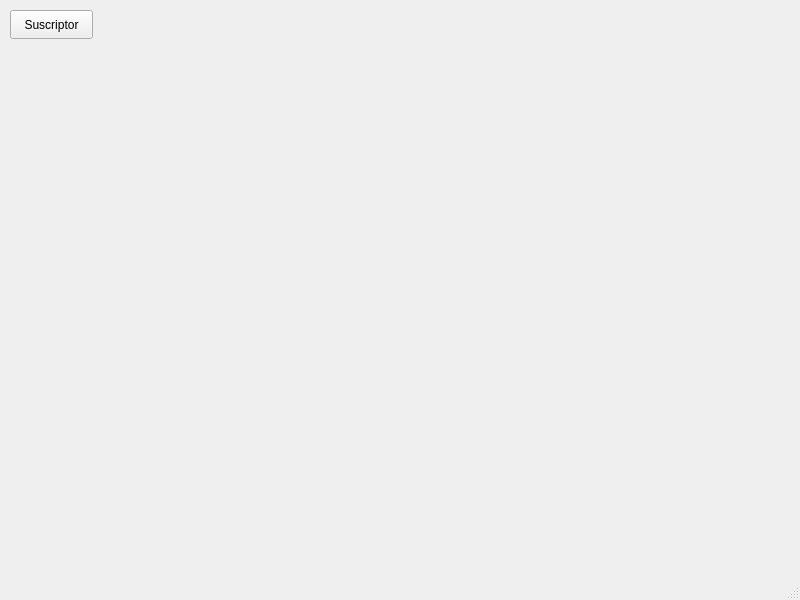
<?xml version="1.0" encoding="UTF-8"?>
<ui version="4.0">
 <class>MainWindow</class>
 <widget class="QMainWindow" name="MainWindow">
  <property name="geometry">
   <rect>
    <x>0</x>
    <y>0</y>
    <width>800</width>
    <height>600</height>
   </rect>
  </property>
  <property name="windowTitle">
   <string>MainWindow</string>
  </property>
  <widget class="QWidget" name="centralwidget">
   <widget class="QPushButton" name="pushButton">
    <property name="geometry">
     <rect>
      <x>10</x>
      <y>10</y>
      <width>83</width>
      <height>29</height>
     </rect>
    </property>
    <property name="text">
     <string>Suscriptor</string>
    </property>
   </widget>
  </widget>
  <widget class="QMenuBar" name="menubar">
   <property name="geometry">
    <rect>
     <x>0</x>
     <y>0</y>
     <width>800</width>
     <height>25</height>
    </rect>
   </property>
  </widget>
  <widget class="QStatusBar" name="statusbar"/>
 </widget>
 <resources/>
 <connections/>
</ui>
